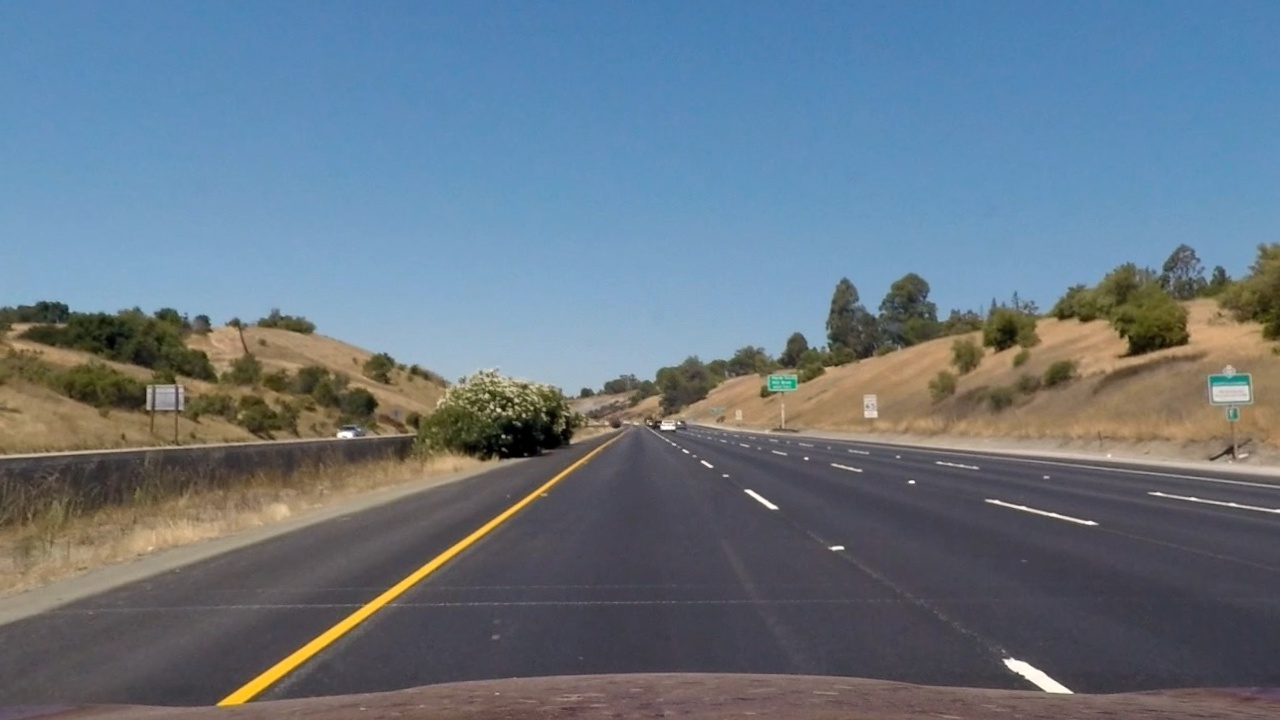
#> input picture output_images/undistorted/straight_lines1-undistorted.jpg, 1280 x 720 px; its folder holds only this picture in this run
$ python visual.py   (older library calls are emulated)
#> lines starting #> are read from the running program, lines starting #| are printed output that depends on the picture; after the words box and inside, x2 and y2 are one past the last pixel; in counts of white or black regions, pixels touching at a corner belong together
### lane/gradient_threshold.py
# -*- coding: utf-8 -*-

import glob
import numpy as np
import cv2
import matplotlib.image as mpimg
import matplotlib.pyplot as plt


def abs_sobel_thresh(img, orient='x', sobel_kernel=3, thresh=(0, 255)):
    # Convert to grayscale
    gray = cv2.cvtColor(img, cv2.COLOR_RGB2GRAY)
    # Apply x or y gradient with the OpenCV Sobel() function
    # and take the absolute value
    if orient == 'x':
        abs_sobel = np.absolute(cv2.Sobel(gray, cv2.CV_64F, 1, 0, ksize=sobel_kernel))
    if orient == 'y':
        abs_sobel = np.absolute(cv2.Sobel(gray, cv2.CV_64F, 0, 1, ksize=sobel_kernel))
    # Rescale back to 8 bit integer
    scaled_sobel = np.uint8(255 * abs_sobel / np.max(abs_sobel))
    # Create a copy and apply the threshold
    binary_output = np.zeros_like(scaled_sobel)
    # Here I'm using inclusive (>=, <=) thresholds, but exclusive is ok too
    binary_output[(scaled_sobel >= thresh[0]) & (scaled_sobel <= thresh[1])] = 1

    # Return the result
    return binary_output


def mag_thresh(img, sobel_kernel=3, mag_thresh=(0, 255)):
    # Convert to grayscale
    gray = cv2.cvtColor(img, cv2.COLOR_RGB2GRAY)
    # Take both Sobel x and y gradients
    sobelx = cv2.Sobel(gray, cv2.CV_64F, 1, 0, ksize=sobel_kernel)
    sobely = cv2.Sobel(gray, cv2.CV_64F, 0, 1, ksize=sobel_kernel)
    # Calculate the gradient magnitude
    gradmag = np.sqrt(sobelx ** 2 + sobely ** 2)
    # Rescale to 8 bit
    scale_factor = np.max(gradmag) / 255
    gradmag = (gradmag / scale_factor).astype(np.uint8)
    # Create a binary image of ones where threshold is met, zeros otherwise
    binary_output = np.zeros_like(gradmag)
    binary_output[(gradmag >= mag_thresh[0]) & (gradmag <= mag_thresh[1])] = 1

    # Return the binary image
    return binary_output


def dir_threshold(img, sobel_kernel=3, thresh=(0, np.pi / 2)):
    # Grayscale
    gray = cv2.cvtColor(img, cv2.COLOR_RGB2GRAY)
    # Calculate the x and y gradients
    sobelx = cv2.Sobel(gray, cv2.CV_64F, 1, 0, ksize=sobel_kernel)
    sobely = cv2.Sobel(gray, cv2.CV_64F, 0, 1, ksize=sobel_kernel)
    # Take the absolute value of the gradient direction,
    # apply a threshold, and create a binary image result
    absgraddir = np.arctan2(np.absolute(sobely), np.absolute(sobelx))
    binary_output = np.zeros_like(absgraddir)
    binary_output[(absgraddir >= thresh[0]) & (absgraddir <= thresh[1])] = 1

    # Return the binary image
    return binary_output


# [14 lines that do not run on import are left out]

### lane/combined_threshold.py
# -*- coding: utf-8 -*-


from lane.color_threshold import hls_select_s, lab_select_b, luv_select_l, adp_thresh_grayscale
from lane.gradient_threshold import abs_sobel_thresh, mag_thresh, dir_threshold
from lane.gaussian_blur import gaussian_blur
import numpy as np
import matplotlib.image as mpimg
import matplotlib.pyplot as plt


def combined_threshold(image, ksize=3, th=None):
    if th is None:
        th = [[20, 100],  # gradx
              [20, 100],  # grady
              [20, 100],  # mag_binary
              [0.7, 1.3],  # dir_binary
              [90, 255],  # hls_binary
              [155, 200],  # lab_binary
              [225, 255],  # luv_binary
              [250, 0]]  # adp_binary

    gradx = abs_sobel_thresh(image, orient='x', sobel_kernel=ksize, thresh=(th[0][0], th[0][1]))
    grady = abs_sobel_thresh(image, orient='y', sobel_kernel=ksize, thresh=(th[1][0], th[1][1]))
    mag_binary = mag_thresh(image, sobel_kernel=ksize, mag_thresh=(th[2][0], th[2][1]))
    dir_binary = dir_threshold(image, sobel_kernel=ksize, thresh=(th[3][0], th[3][1]))
    hls_binary = hls_select_s(image, thresh=(th[4][0], th[4][1]))
    lab_binary = lab_select_b(image, thresh=(th[5][0], th[5][1]))
    luv_binary = luv_select_l(image, thresh=(th[6][0], th[6][1]))
    adp_binary = adp_thresh_grayscale(image, thresh=th[5][0])
    combined = np.zeros_like(dir_binary)
    # combined[((gradx == 1) & (grady == 1)) | ((mag_binary == 1) & (dir_binary == 1)) | (hls_binary == 1) | (adp_binary == 1)] = 1
    # combined[((gradx == 1) & (grady == 1)) | ((mag_binary == 1) & (dir_binary == 1)) | (hls_binary == 1)] = 1
    #     combined[((gradx == 1) & (grady == 1)) | ((mag_binary == 1) & (dir_binary == 1))] = 1
    #     combined[(gradx == 1) & (grady == 1)] = 1  # x = 5 y = 5
    #     combined[((mag_binary == 1) & (dir_binary == 1))] = 1
    # combined[(hls_binary == 1 )] = 1
    # combined[(lab_binary == 1) | (luv_binary == 1)] = 1
    combined[((gradx == 1) & (grady == 1)) | ((mag_binary == 1) & (dir_binary == 1)) | (
                (lab_binary == 1) | (luv_binary == 1))] = 1

    return combined


# [20 lines that do not run on import are left out]

    # import glob

    # images = glob.glob('../error_images/first/*.jpg')
    # for fname in images:
    #     image = mpimg.imread(fname)
    #     image = gaussian_blur(image, 3)
    #     combined = combined_threshold(image, ksize=3,
    #                                   th=[[20, 100],
    #                                       [25, 100],
    #                                       [100, 200],
    #                                       [0.7, 1.2],
    #                                       [180, 250],
    #                                       [155, 200],
    #                                       [225, 255],
    #                                       [250, 0]])
    #     plt.imshow(combined, cmap='gray')
    #     plt.show()
    #     # mpimg.imsave("../output_images/threshold/" + fname.split("\\")[-1].split("-")[0] + "-threshold.jpg", combined,cmap="g

### lane/color_threshold.py
# -*- coding: utf-8 -*-

import glob
import numpy as np
import cv2
import matplotlib.image as mpimg
import matplotlib.pyplot as plt

# [13 lines left out: functions hls_select_h, hls_select_l, not called in this run]

def hls_select_s(img, thresh=(0, 255)):
    hls = cv2.cvtColor(img, cv2.COLOR_RGB2HLS)
    s_channel = hls[:, :, 2]
    binary_output = np.zeros_like(s_channel)
    binary_output[(s_channel > thresh[0]) & (s_channel <= thresh[1])] = 1
    return binary_output

# [13 lines left out: functions lab_select_l, lab_select_a, not called in this run]

def lab_select_b(img, thresh=(0, 255)):
    lab = cv2.cvtColor(img, cv2.COLOR_RGB2Lab)
    b_channel = lab[:, :, 2]
    binary_output = np.zeros_like(b_channel)
    binary_output[(b_channel > thresh[0]) & (b_channel <= thresh[1])] = 1
    return binary_output


# [28 lines left out: functions luv_select_l, luv_select_u, luv_select_v, adp_thresh_grayscale, not called in this run]


# [16 lines that do not run on import are left out]

    # [23 lines of commented-out code are left out]

### lane/visual.py
import numpy as np
import matplotlib.image as mpimg
import matplotlib.pyplot as plt
import cv2
import glob
from lane.perspective import perspective
from lane.combined_threshold import combined_threshold


# [112 lines left out: functions find_lane_pixels, fit_polynomial, not called in this run]

# Load our image
images = glob.glob('../output_images/undistorted/*.jpg')
for fname in images:
    image = mpimg.imread(fname)
#> image is the input picture: shape (720, 1280, 3); mean R, G, B 103.6, 118.3, 131.6
    image = combined_threshold(image, ksize=3, th=[[20, 100], [25, 254], [100, 250], [0.6, 1.2], [180, 254], [250, 0]])
#> in combined_threshold, `gradx = abs_sobel_thresh(image, orient='x', sobel_kernel=ksize, thresh..`:
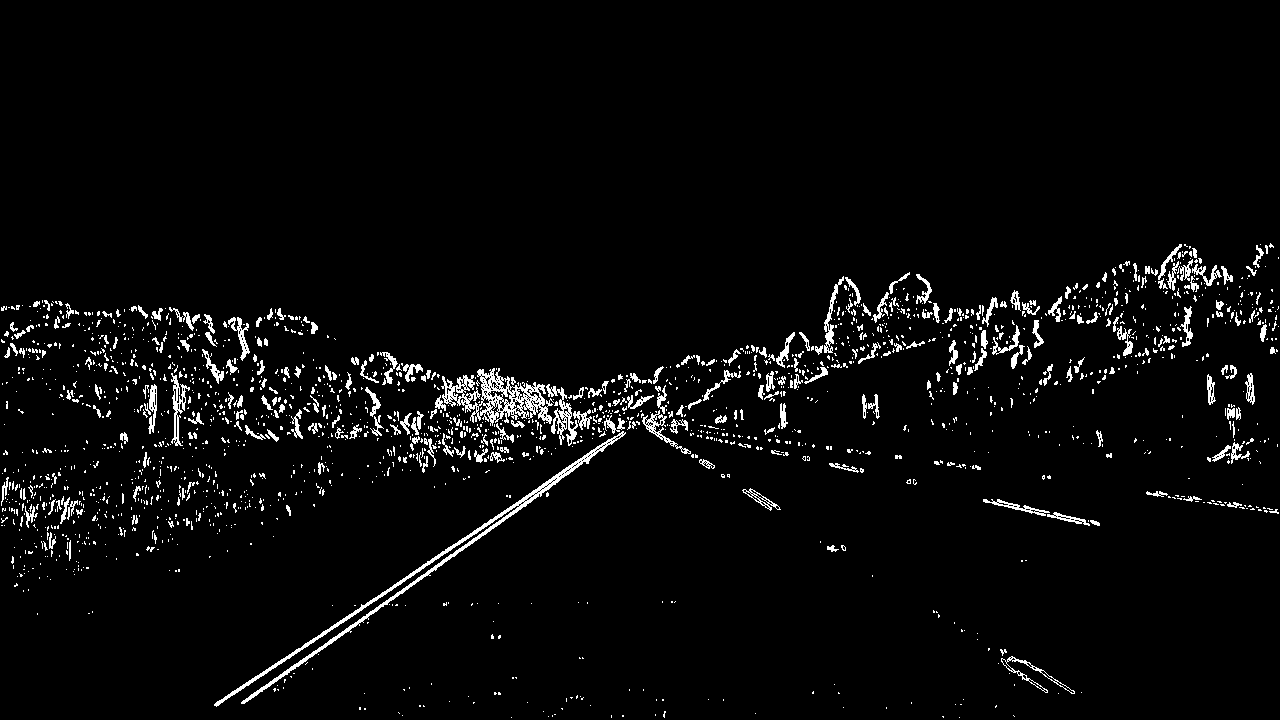
#> gradx: shape (720, 1280); values 0 (black) and 1 (white), 3.6% white in thin lines or dots, all inside (x1, y1, x2, y2) = (1, 243, 1279, 718)
#> in mag_thresh, `sobely = cv2.Sobel(gray, cv2.CV_64F, 0, 1, ksize=sobel_kernel)`:
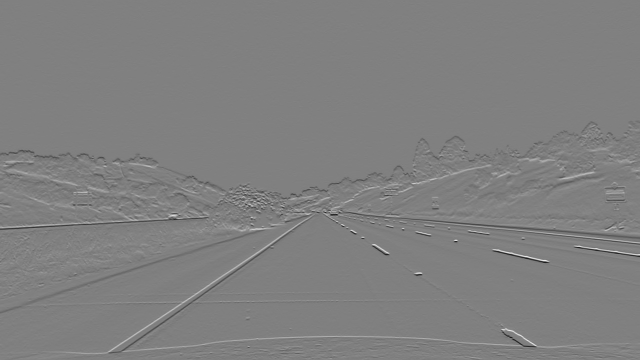
#> sobely: shape (720, 1280) float64 (shown at 1/2 size); min -690, max 683, mean -0.2; drawn with min black and max white
#> in mag_thresh, `scale_factor = np.max(gradmag) / 255`: scale_factor = 2.84
#> in hls_select_s, `s_channel = hls[:, :, 2]`:
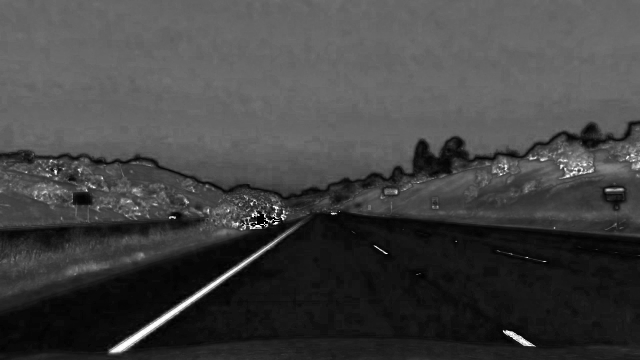
#> s_channel: shape (720, 1280) (shown at 1/2 size); min 0, max 255, mean 66.5
#> in lab_select_b, `b_channel = lab[:, :, 2]`:
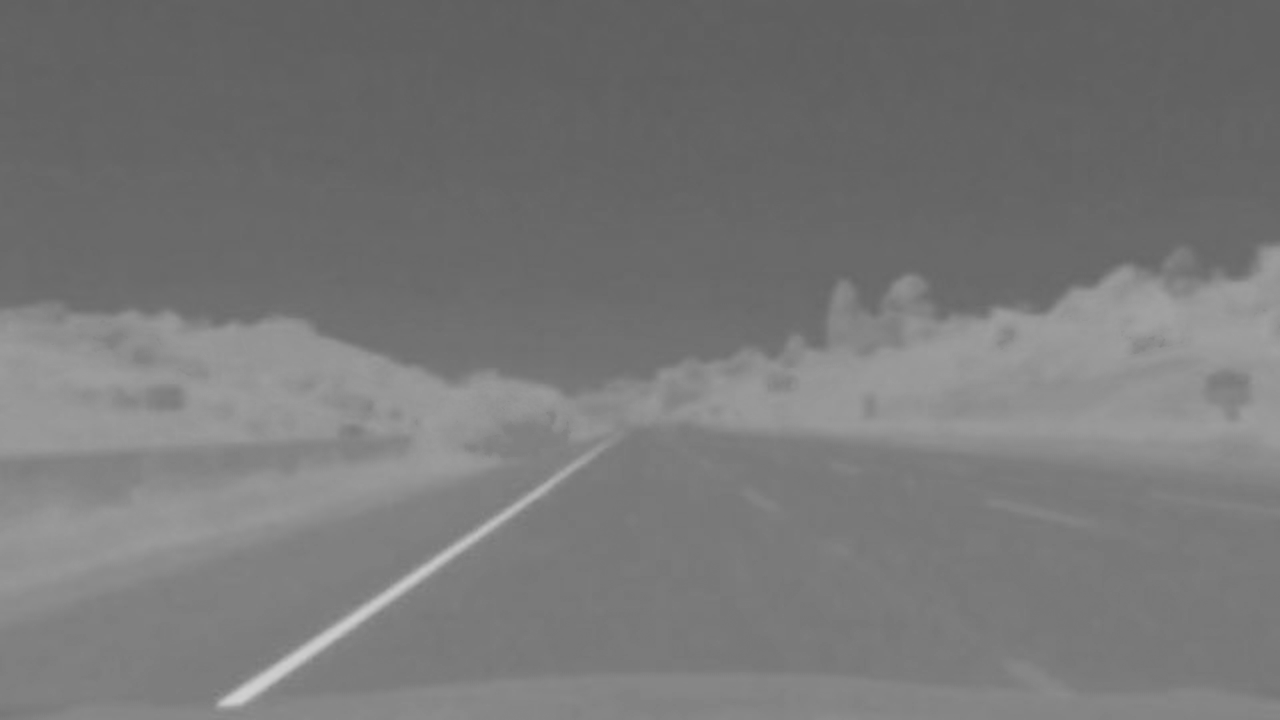
#> b_channel: shape (720, 1280); min 94, max 209, mean 119.8
#> (the run stopped early here; a loop or call above may not have finished)

$ run again, on output_images/undistorted/test1-undistorted.jpg
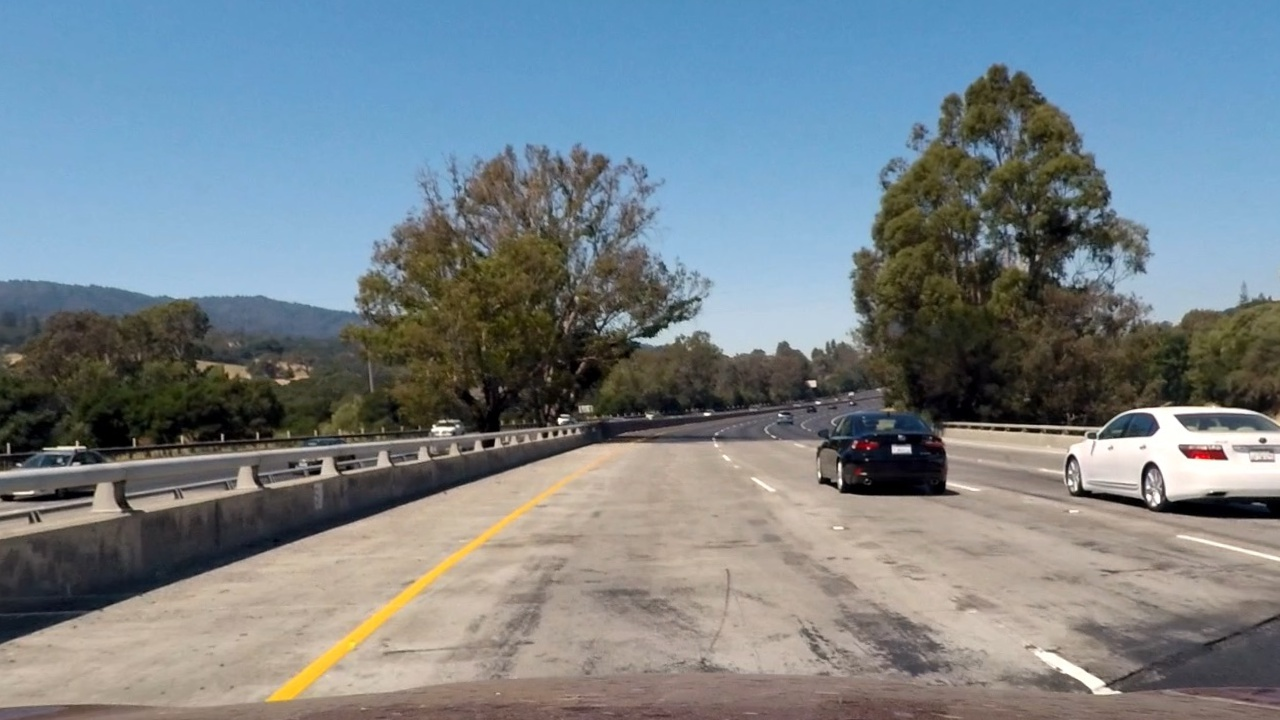
#> input picture output_images/undistorted/test1-undistorted.jpg, 1280 x 720 px
#> image is the input picture: shape (720, 1280, 3); mean R, G, B 119.3, 130, 136.2
#> in combined_threshold, `gradx = abs_sobel_thresh(image, orient='x', sobel_kernel=ksize, thresh..`:
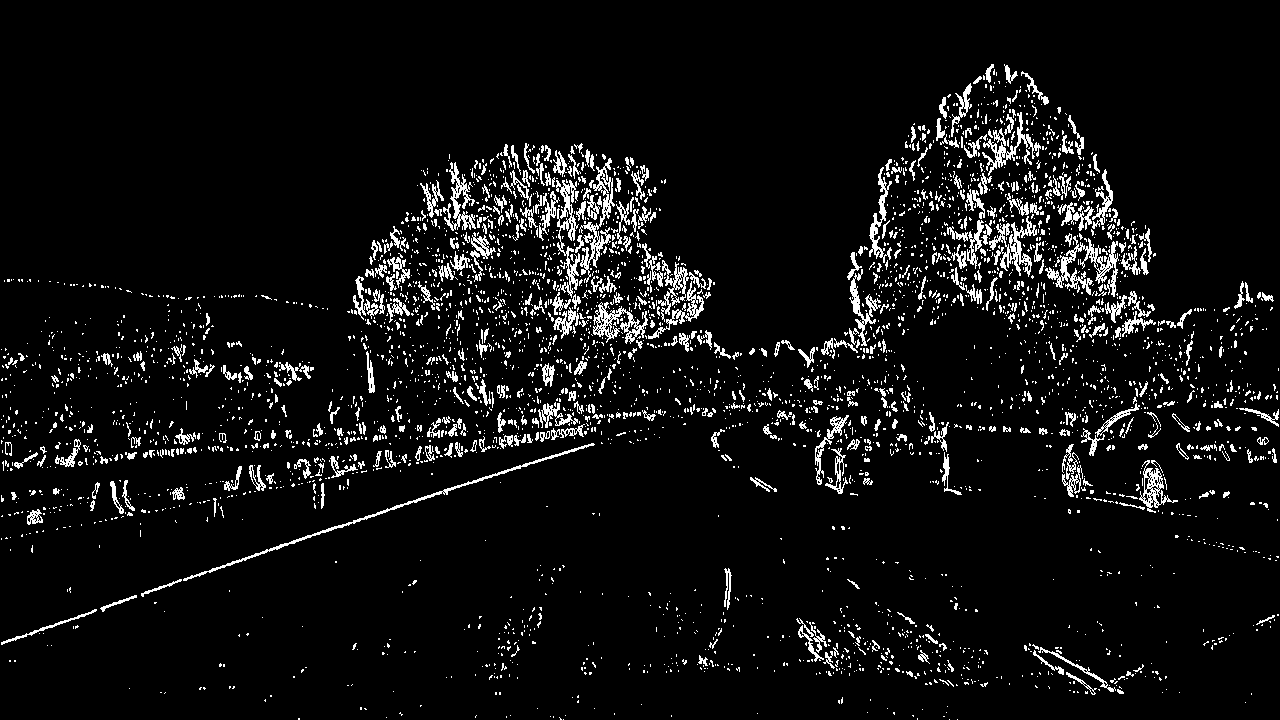
#> gradx: shape (720, 1280); values 0 (black) and 1 (white), 6.3% white in thin lines or dots
#> grady: shape (720, 1280); values 0 (black) and 1 (white), 8.1% white; 3893 white regions (3480 under 20 px), largest, box (x1, y1, x2, y2) and area: (0, 395, 883, 646) 15322, (0, 452, 418, 540) 4062, (931, 400, 1280, 447) 3908
#> scale_factor = 3.18
#> mag_binary: shape (720, 1280); values 0 (black) and 1 (white), 1.1% white in thin lines or dots, all inside (x1, y1, x2, y2) = (0, 143, 1280, 708)
#> dir_binary: shape (720, 1280) float64; values 0 (black) and 1 (white), 33.5% white in thin lines or dots
#> hls: shape (720, 1280, 3); mean of channels 0, 1, 2 59.5, 127.9, 74
#> hls_binary: shape (720, 1280); values 0 (black) and 1 (white), 0.81% white in thin lines or dots, all inside (x1, y1, x2, y2) = (1, 116, 1280, 701)
#> lab: shape (720, 1280, 3); mean of channels 0, 1, 2 135.6, 127.1, 124.2
#> in lab_select_b, `b_channel = lab[:, :, 2]`:
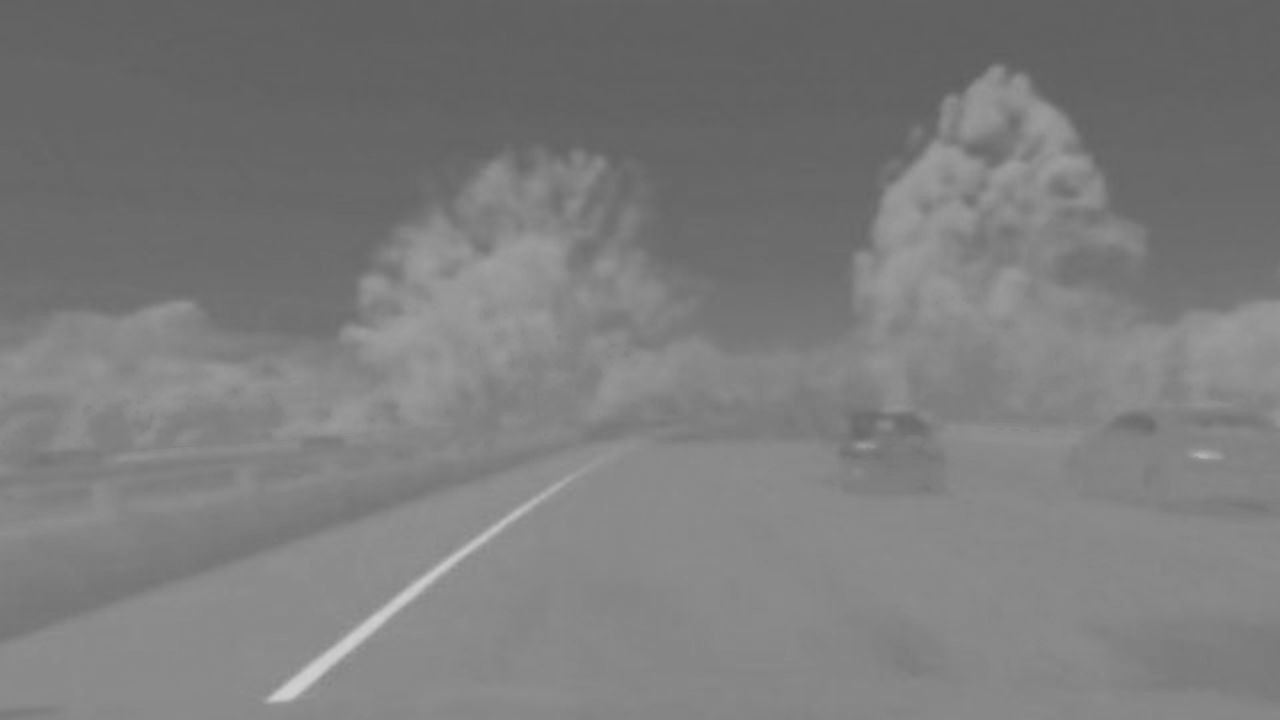
#> b_channel: shape (720, 1280); min 94, max 208, mean 124.2
#> lab_binary: shape (720, 1280); every value is 0
